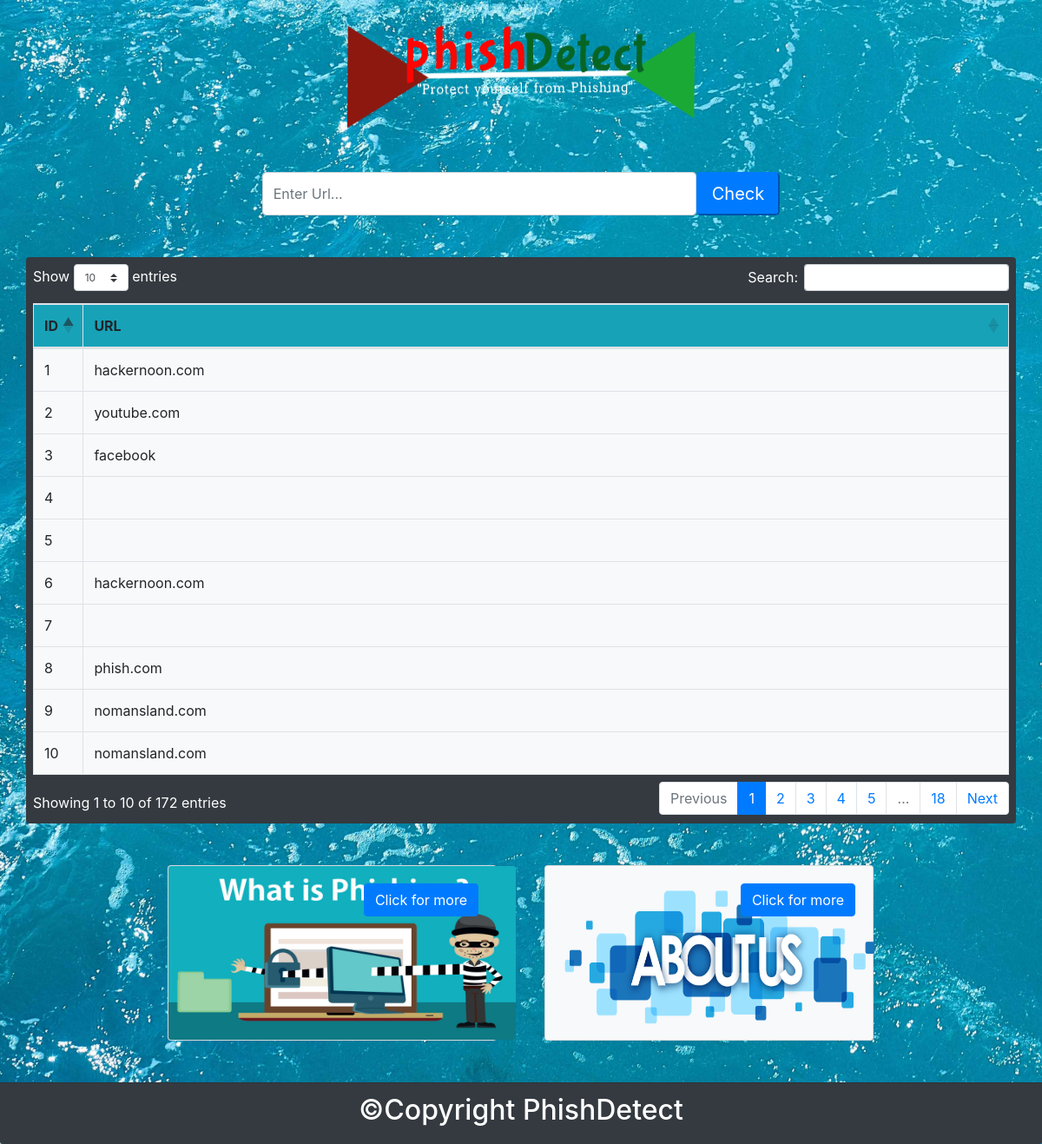
The page / on the database its author committed.
### app.py (models this page shows, shortened)
class sites(db.Model):
    id = db.Column('s.n', db.Integer, primary_key=True)
    url = db.Column(db.String(100), nullable=False)

### app.py (the view)
@app.route("/")
def index():
    return render_template("index.html", sites=sites.query.all())

### templates/index.html (shortened to what this page needs)
{% extends 'layout.html'%}
{% block body %}
<header class=" d-flex justify-content-center">
<div class=" logo ">
	<img id="fix"  src="{{url_for('static', filename='img/pd.png') }}" alt="phish detect logo" >
</div>
</header>
<div class="justify-content-center " >
			<form  method="post" action="{{url_for('getURL')}}" >
				<div class="form-row justify-content-center m-lg-5 ">
					  <input type="text" class="form-control" id="url" name="url"
					  value="{{request.form.url}}" placeholder="Enter Url...">
					  <button type="submit" vlaue="Check" class="btn-lg btn-primary ">Check</button>
			</div>
		</form>
 <div class="container-lg bg-dark text-white  p-2 mx-auto rounded">
	 	<table class="table  table-bordered  bg-light  " id="dataTable">
			  <thead class="thead bg-info">
			    <tr>
			      <th scope="col">ID</th>
			      <th scope="col">URL</th>
			    </tr>
			  </thead>
			  <tbody>
			  	{% for site in sites %}
			     <tr>
			     <td>{{site.id}}</td>
                <td>{{site.url}}</td>
            </tr>
        {% endfor %}
			  </tbody>
</table>
</div>
</div>
<section class="mt-lg-5">
		<div class="row d-flex justify-content-center">
		  <div class="col-sm-4 mr-4 pr-3">
		    <div class="card bg-light text-dark">
				  <img src="{{url_for('static', filename='img/wp1.jpg') }} " class="card-img" alt="..." >
				  <div class="card-img-overlay text-right ">
		        <a href="/phishing" class="btn btn-primary ">Click for more </a>
		      </div>
		    </div>
		  </div>
		  <div class="col-sm-4 pr-3">
		    <div class="card bg-light text-dark">
				  <img src="{{url_for('static', filename='img/about1.png') }}" class="card-img" alt="...">
				  <div class="card-img-overlay text-right ">
		        <a href="/about" class="btn btn-primary">Click for more </a>
		      </div>
		    </div>
		  </div>
		</div>
</section>
		<footer class="mt-5">
		<div class="card-footer bg-dark text-center text-white">
  <h2> &copy;Copyright PhishDetect</h2>
  </div>
</footer>
{% endblock body %}

### templates/layout.html (shortened to what this page needs)
<!DOCTYPE html>
<html>
<head>
    <link rel="stylesheet" href="https://stackpath.bootstrapcdn.com/bootstrap/4.5.0/css/bootstrap.min.css">
    <link href="https://stackpath.bootstrapcdn.com/bootstrap/4.1.3/css/bootstrap.min.css" rel="stylesheet">
	<link href="https://cdn.datatables.net/1.10.18/css/dataTables.bootstrap4.min.css" rel="stylesheet">
    <link rel="stylesheet" href="{{url_for('static', filename='css/styles.css') }}" type="text/css" />
</head>
<body>
		{% block body %}
		{% endblock body%}
</body>
</html>

### static/css/styles.css (style rules this page uses)
.table { width: 100%; }
.card-img { width: 400px; height: 200px; }
.card-footer { width: 100%; margin-top: 5px; }
.form-row input { width:500px; height: 50px; }
img { width: 400px; height: 150px; }
body { background-image: url(../img/back2.jpg); background-size: cover; margin: 0px; }

### rows shown on the page
sites: id "1", url "hackernoon.com"
sites: id "2", url "youtube.com"
sites: id "3", url "facebook"
sites: id "4"
sites: id "5"
sites: id "6", url "hackernoon.com"
sites: id "7"
sites: id "8", url "phish.com"
sites: id "9", url "nomansland.com"
sites: id "10", url "nomansland.com"
